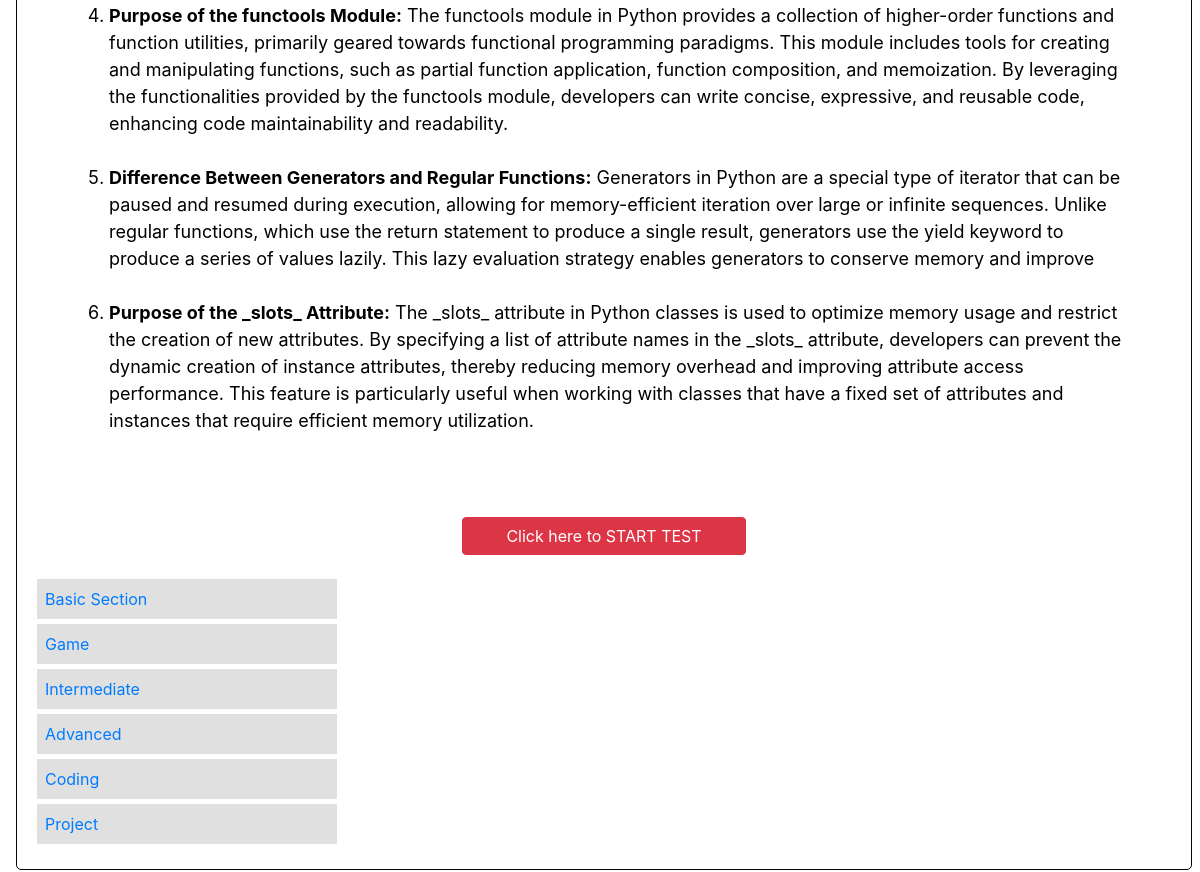
The app's page /python/pyintro/ (signed in, lower part), older data.
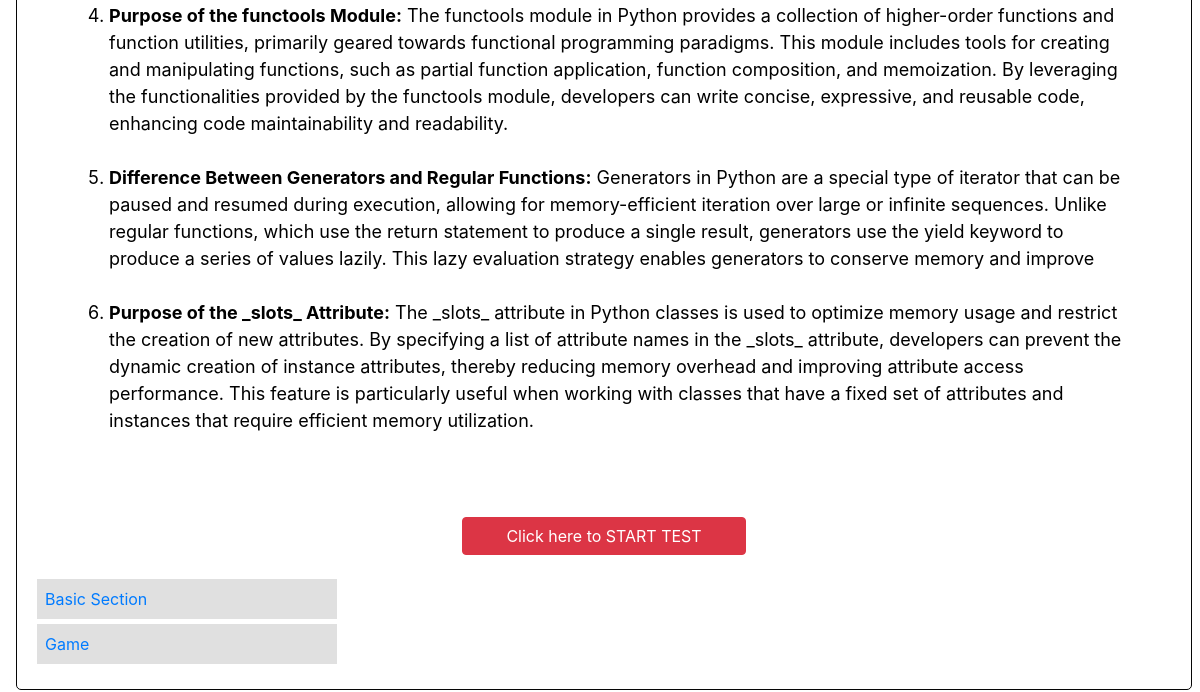
The same page, newer data.
### exam/models.py (models this page shows, shortened)
class TestResult(models.Model):
    user = models.ForeignKey(CustUser, on_delete=models.CASCADE)
    options = (
        ('Basic', 'Basic'),
        ('BasicHTML', 'BasicHTML'),
        ('BasicPHP', 'BasicPHP'),
        ('Intermediate', 'Intermediate'),
        ('IntermediateHTML', 'IntermediateHTML'),
        ('IntermediatePHP', 'IntermediatePHP'),
        ('Advanced', 'Advanced'),
        ('AdvancedHTML', 'AdvancedHTML'),
        ('AdvancedPHP', 'AdvancedPHP')
    )
    section = models.CharField(max_length=100, choices=options, default='Basic')
    score = models.IntegerField()
    course_id = models.ForeignKey(CourseDB, on_delete=models.CASCADE, null=True, blank=True)
    date_taken = models.DateTimeField(auto_now_add=True)
    is_active_fields = models.BooleanField(default=False, null=True, blank=True)

### exam/views.py (the view)
# urls.py: path('pyintro/',pythonintro.as_view(),name='pythonintro'),
class pythonintro(TemplateView):
    template_name = 'pythonintro.html'
    def get_context_data(self, **kwargs):
        context = super().get_context_data(**kwargs)
        context['data'] = TestResult.objects.filter(user=self.request.user)
        return context

### exam/templates/pythonintro.html (shortened to what this page needs)
<!DOCTYPE html>
<html>
<head>
  <link href="https://cdn.jsdelivr.net/npm/bootstrap@5.0.2/dist/css/bootstrap.min.css" rel="stylesheet">
  <link rel="stylesheet" href="https://cdn.jsdelivr.net/npm/bootstrap@4.6.2/dist/css/bootstrap.min.css">
</head>
<body>
    {% load static %}
    <div class="ml-3">
        <div id="section1" class="section active mr-2 mb-2">
            <link rel="stylesheet" href="{% static 'js/home.js' %}">
            <br>
            <div style="padding: 40px;">
            <h4 >Understanding Key Concepts in Python Programming</h4><br>
            <br>
    <h4 >Exploring Intermediate Concepts in Python Programming</h4><br>
                <h4 >Mastering Advanced Python Concepts</h4><br>
            <ol style=" color: black; font-size: 18px; ">
                <br>
                <br>
                <br>
                <li><strong>Purpose of the functools Module:</strong> The functools module in Python provides a collection of higher-order functions and function utilities, primarily geared towards functional programming paradigms. This module includes tools for creating and manipulating functions, such as partial function application, function composition, and memoization. By leveraging the functionalities provided by the functools module, developers can write concise, expressive, and reusable code, enhancing code maintainability and readability.</li><br>
                <li><strong>Difference Between Generators and Regular Functions:</strong> Generators in Python are a special type of iterator that can be paused and resumed during execution, allowing for memory-efficient iteration over large or infinite sequences. Unlike regular functions, which use the return statement to produce a single result, generators use the yield keyword to produce a series of values lazily. This lazy evaluation strategy enables generators to conserve memory and improve </li><br>
                <li><strong>Purpose of the _slots_ Attribute:</strong> The _slots_ attribute in Python classes is used to optimize memory usage and restrict the creation of new attributes. By specifying a list of attribute names in the _slots_ attribute, developers can prevent the dynamic creation of instance attributes, thereby reducing memory overhead and improving attribute access performance. This feature is particularly useful when working with classes that have a fixed set of attributes and instances that require efficient memory utilization.</li><br>
            </ol>
            </div>
            <div class="center-align">
                <a href="{% url 'basic' %}" class="btn btn-danger col-3 mx-auto" tabindex="-1" role="button" aria-disabled="true">Click here to START TEST</a>
            </div>
            <br>
            <div class="vstack gap-3">
                <div class="p-2"><a href="{% url 'basic' %}">Basic Section</a></div>
                <div class="p-2"><a href="{% url 'puzzle_game' %}">Game</a></div>
                {% for i in data %}
                    {% if i.section == 'Basic' and i.score > 7 %}
                        <div class="p-2"><a href="{% url 'inter' %}">Intermediate</a></div>
                    {% endif %}
                    {% if i.section == 'Intermediate' and i.score > 7 %}
                        <div class="p-2"><a href="{% url 'adv' %}">Advanced</a></div>
                    {% endif %}
                    {% if i.section == 'Advanced' and i.score > 7 %}
                        <div class="p-2"><a href="{% url 'indexpage' %}">Coding</a></div>
                        <div class="p-2"><a href="{% url 'upload_project' %}">Project</a></div>
                    {% endif %}
                {% endfor %}
            </div>
    </div>
    </div>
</body>
</html>

Row changes from the older to the newer data that the page shows:
removed TestResult: section "Intermediate"
removed TestResult: section "Advanced"
removed TestResult: section "Coding"
